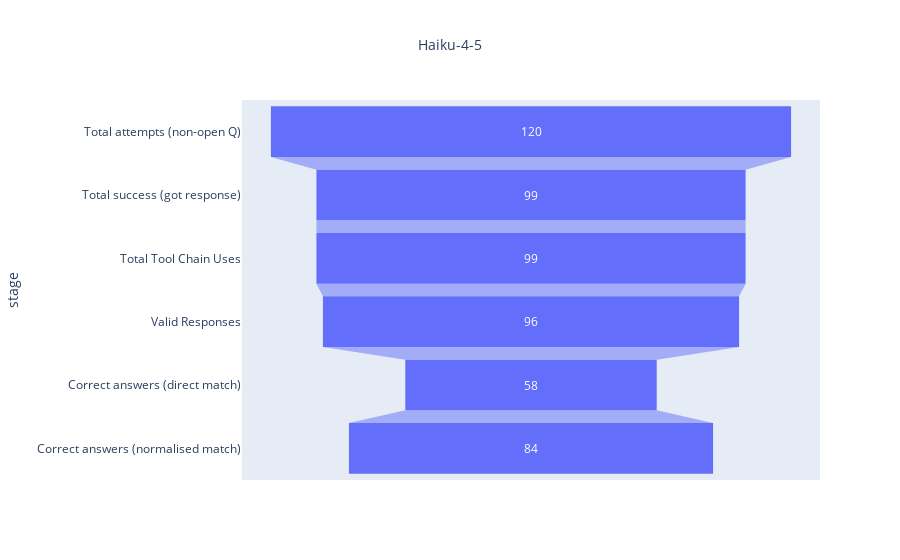

Here is the notebook cell this chart was saved with:
### Code cell
data = dict(
    number=[total_non_open, non_open_success, 
            non_open_tool_chains, non_open_suc_valid, 
            non_open_correct_raw, non_open_correct_norm
            ],
    stage=["Total attempts (non-open Q)", "Total success (got response)", 
           "Total Tool Chain Uses", "Valid Responses",
           "Correct answers (direct match)", "Correct answers (normalised match)"
           ])

# color_discrete_map={
#         "Total attempts": "#636EFA",
#         "Total success (got response)": "#00CC96",
#         "Total Tool Chain Uses": "#AB63FA",
#         "Valid Responses (or open questions)": "#FFA15A"
#     }

fig = px.funnel(data, x='number', y='stage', title="Haiku-4-5", 
                #color="stage", 
                #color_discrete_map=color_discrete_map
                )
fig.update_layout(title_font_size=14, title_x=0.5)  # optional tweaks
fig.show()

### Figure 1 — Plotly figure (JSON) as saved in the notebook; plotly's stock layout.template omitted (floating-point values rounded to 4 significant figures)
{"data": [{"hovertemplate": "number=%{x}<br>stage=%{y}<extra></extra>", "legendgroup": "", "marker": {"color": "#636efa"}, "name": "", "orientation": "h", "showlegend": false, "type": "funnel", "x": [120, 99, 99, 96, 58, 84], "xaxis": "x", "y": ["Total attempts (non-open Q)", "Total success (got response)", "Total Tool Chain Uses", "Valid Responses", "Correct answers (direct match)", "Correct answers (normalised match)"], "yaxis": "y"}], "layout": {"legend": {"tracegroupgap": 0}, "title": {"font": {"size": 14}, "text": "Haiku-4-5", "x": 0.5}, "xaxis": {"anchor": "y", "domain": [0, 1], "title": {"text": "number"}}, "yaxis": {"anchor": "x", "domain": [0, 1], "title": {"text": "stage"}}}}
